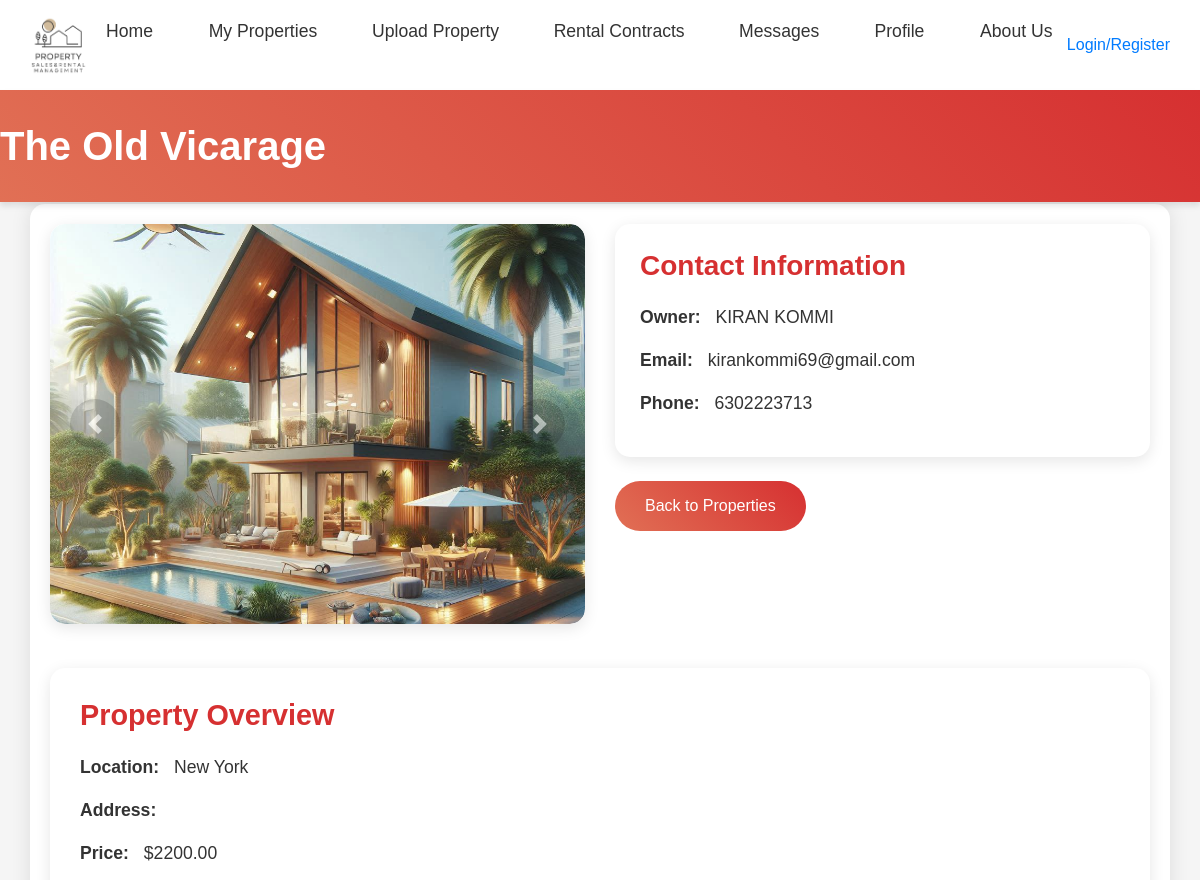
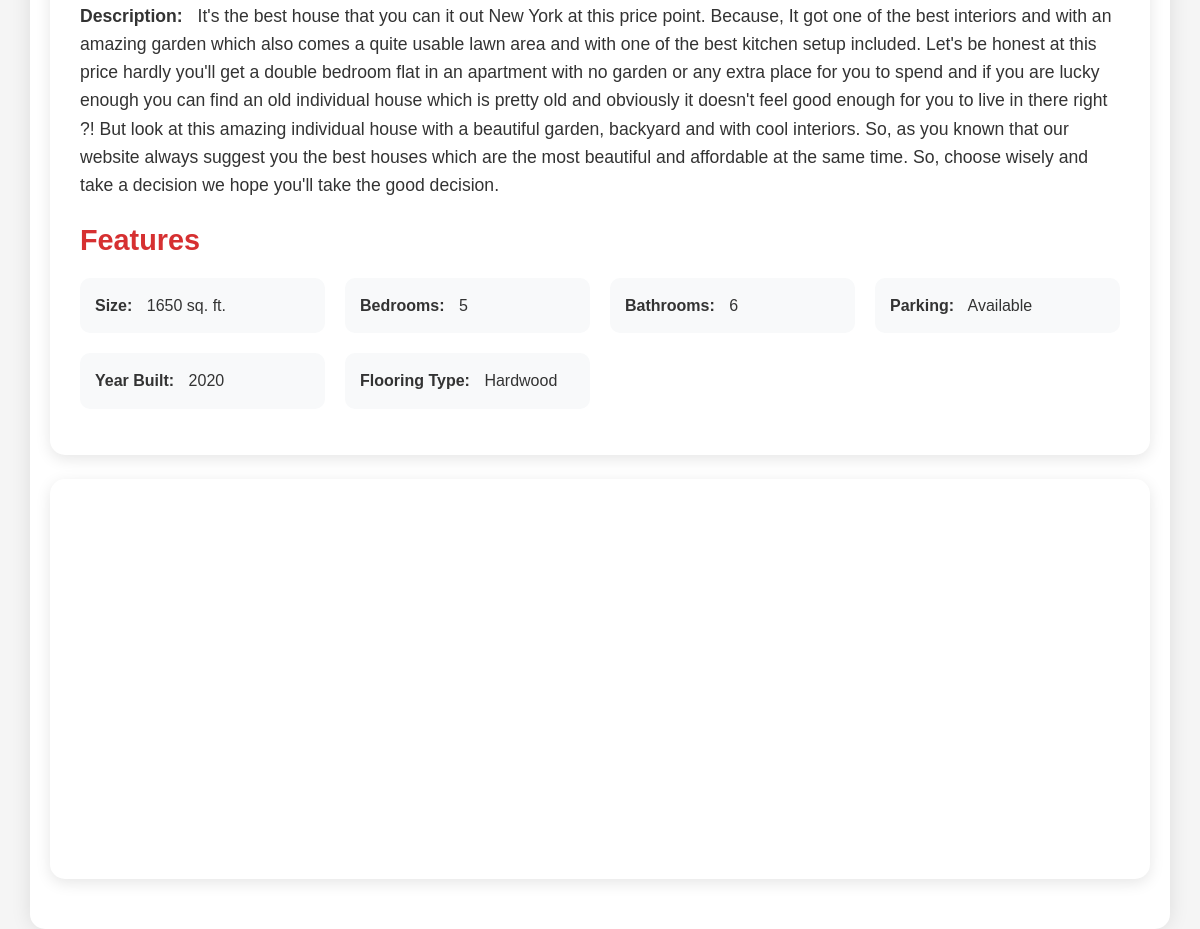
The app's page /ownerapp/properties/13/ with its own data (2 pictures, top to bottom).
### ownerapp/models.py (models this page shows, shortened)
class Property(models.Model):
    PROPERTY_TYPE_CHOICES = [
        ('Rent', 'Rent'),
        ('Sale', 'Sale'),
    ]
    title = models.CharField(max_length=200)
    image = models.ImageField(upload_to='property_images/')
    image_2 = models.ImageField(upload_to='property_images/', blank=True, null=True)
    image_3 = models.ImageField(upload_to='property_images/', blank=True, null=True)
    overview = models.TextField(max_length=100)
    location = models.CharField(max_length=200)
    address = models.TextField(max_length=300, blank=True, null=True)  # New address field
    property_type = models.CharField(max_length=10, choices=PROPERTY_TYPE_CHOICES, default='Rent')
    price = models.DecimalField(max_digits=10, decimal_places=2)
    description = models.TextField()
    size = models.PositiveIntegerField()  # Property size in square feet
    bedrooms = models.PositiveIntegerField()
    bathrooms = models.PositiveIntegerField()
    parking = models.CharField(max_length=20)  # Available / Not Available
    year_built = models.PositiveIntegerField()
    flooring_type = models.CharField(max_length=100)
    owner_name = models.CharField(max_length=100, default='Unknown Owner')
    email = models.EmailField()
    phone = models.CharField(max_length=15)
    occupancy_status = models.CharField(max_length=20, default='Available')
    owner = models.ForeignKey(User, on_delete=models.CASCADE, related_name='properties', default=1)

### ownerapp/views.py (the view)
# urls.py: path('properties/<int:pk>/', views.property_detail, name='property_detail'),
def property_detail(request, pk):
    property = Property.objects.get(pk=pk)
    return render(request, 'ownerApp/property_detail.html', {'property': property})

### templates/ownerApp/property_detail.html (shortened to what this page needs)
{% load static %}
<html lang="en">
<head>
    <link rel="stylesheet" href="https://stackpath.bootstrapcdn.com/bootstrap/4.5.2/css/bootstrap.min.css">
    <link rel="stylesheet" href="{% static 'css/ownerApp/property_detail.css' %}">
    <link rel="stylesheet" href="{% static 'css/adminApp/homepage.css' %}">
</head>
<body>
{% block body %}
    {% include 'Navbar/ownerNavBar.html' %}
    <header class="header">
        <h1>{{ property.title }}</h1>
    </header>
    <div class="container">
        <div class="row">
            <div class="col-md-6">
                <div id="propertyCarousel" class="carousel slide carousel-section" data-ride="carousel">
                    <div class="carousel-inner">
                        <div class="carousel-item active">
                            <img src="{{ property.image.url }}" class="property-image d-block w-100" alt="{{ property.title }}">
                        </div>
                    </div>
                    <a class="carousel-control-prev" href="#propertyCarousel" role="button" data-slide="prev">
                        <span class="carousel-control-prev-icon" aria-hidden="true"></span>
                    </a>
                    <a class="carousel-control-next" href="#propertyCarousel" role="button" data-slide="next">
                        <span class="carousel-control-next-icon" aria-hidden="true"></span>
                    </a>
                </div>
            </div>
            <div class="col-md-6">
                <section class="property-contact">
                    <h3>Contact Information</h3>
                    <p><strong>Owner:</strong> {{ property.owner_name }}</p>
                    <p><strong>Email:</strong> {{ property.email }}</p>
                    <p><strong>Phone:</strong> {{ property.phone }}</p>
                </section>
                <a href="{% url 'ownerapp:property_list' %}" class="btn-squircle mt-4">Back to Properties</a>
            </div>
        </div>
        <section class="property-overview mt-4">
            <h2>Property Overview</h2>
            <p><strong>Location:</strong> {{ property.location }}</p>
            <p><strong>Address:</strong> {{ property.address }}</p>
            <p><strong>Price:</strong> ${{ property.price }}</p>
            <p><strong>Description:</strong> {{ property.description }}</p>
            <h2 class="mt-4">Features</h2>
            <ul class="list-unstyled">
                <li><strong>Size:</strong> {{ property.size }} sq. ft.</li>
                <li><strong>Bedrooms:</strong> {{ property.bedrooms }}</li>
                <li><strong>Bathrooms:</strong> {{ property.bathrooms }}</li>
                <li><strong>Parking:</strong> {{ property.parking|yesno:"Available,Not Available" }}</li>
                <li><strong>Year Built:</strong> {{ property.year_built }}</li>
                <li><strong>Flooring Type:</strong> {{ property.flooring_type }}</li>
            </ul>
        </section>
        <div id="mapContainer" class="mt-4" style="width: 100%; height: 400px;">
        </div>
    </div>
{% endblock %}
</body>
</html>

### static/css/ownerApp/property_detail.css (style rules this page uses)
body { font-family: 'Roboto', sans-serif; line-height: 1.6; color: #333; background-color: #f5f5f5; }
.header { background: linear-gradient(45deg, #e17055, #d63031); color: white; padding: 2rem 0; text-align: center; margin-bottom: 2rem; box-shadow: 0 4px 6px rgba(0, 0, 0, 0.1); }
.header h1 { margin: 0; font-size: 2.5rem; font-weight: 700; }
.container { padding: 20px; background-color: #fff; border-radius: 15px; box-shadow: 0 0 20px rgba(0, 0, 0, 0.1); margin-top: -30px; position: relative; }
.carousel-section { border-radius: 15px; overflow: hidden; box-shadow: 0 4px 15px rgba(0, 0, 0, 0.1); margin-bottom: 20px; }
.property-image { height: 400px; object-fit: cover; border-radius: 15px; }
.carousel-control-prev, .carousel-control-next { width: 10%; background: rgba(0, 0, 0, 0.3); border-radius: 50%; height: 50px; width: 50px; top: 50%; transform: translateY(-50%); margin: 0 20px; }
.property-contact { background-color: #fff; padding: 25px; border-radius: 15px; box-shadow: 0 4px 15px rgba(0, 0, 0, 0.1); }
.property-contact h3 { color: #d63031; margin-bottom: 20px; font-weight: 600; }
.property-contact p { margin-bottom: 15px; font-size: 1.1rem; }
.property-contact strong { color: #333; margin-right: 10px; }
.property-overview { background-color: #fff; padding: 30px; border-radius: 15px; margin-top: 30px; box-shadow: 0 4px 15px rgba(0, 0, 0, 0.1); }
.property-overview h2 { color: #d63031; margin-bottom: 20px; font-weight: 600; font-size: 1.8rem; }
.property-overview p { margin-bottom: 15px; font-size: 1.1rem; }
.property-overview strong { color: #333; margin-right: 10px; }
.property-overview ul { display: grid; grid-template-columns: repeat(auto-fit, minmax(200px, 1fr)); gap: 20px; margin-top: 20px; }
.property-overview li { background-color: #f8f9fa; padding: 15px; border-radius: 10px; transition: transform 0.3s ease; }
.btn-squircle { display: inline-block; padding: 12px 30px; background: linear-gradient(45deg, #e17055, #d63031); color: white; text-decoration: none; border-radius: 50px; font-weight: 500; transition: all 0.3s ease; border: none; cursor: pointer; text-align: center; }
#mapContainer { border-radius: 15px; overflow: hidden; box-shadow: 0 4px 15px rgba(0, 0, 0, 0.1); margin: 30px 0; }
.container { animation: fadeIn 0.6s ease-out; }
.property-contact, .property-overview { animation: fadeIn 0.6s ease-out; }

### static/css/adminApp/homepage.css (style rules this page uses)
* { margin: 0; padding: 0; box-sizing: border-box; }
body { font-family: 'Poppins', sans-serif; margin: 0; padding: 0; background-color: #f5f5f5; color: #333; }
header { background-color: #ffffff; color: #333; padding: 15px 30px; display: flex; justify-content: space-between; align-items: center; box-shadow: 0 4px 15px rgba(0, 0, 0, 0.08); position: relative; z-index: 1000; }

### records on screen
Property: title "The Old Vicarage", image (picture), owner_name "KIRAN KOMMI", email "kirankommi69@gmail.com", phone "6302223713", location "New York", price "2200.00", description "It's the best house that you can it out New York at this price point. Because, It got one of the best interiors and with an amazing garden which also comes a quite usable lawn area and with one of the best kitchen setup included. Let's be honest at this price hardly you'll get a double bedroom flat in an apartment with no garden or any extra place for you to spend and if you are lucky enough you can find an old individual house which is pretty old and obviously it doesn't feel good enough for you to live in there right ?! But look at this amazing individual house with a beautiful garden, backyard and with cool interiors. So, as you known that our website always suggest you the best houses…", size "1650", bedrooms "5", bathrooms "6", parking "Available", year_built "2020", flooring_type "Hardwood"
